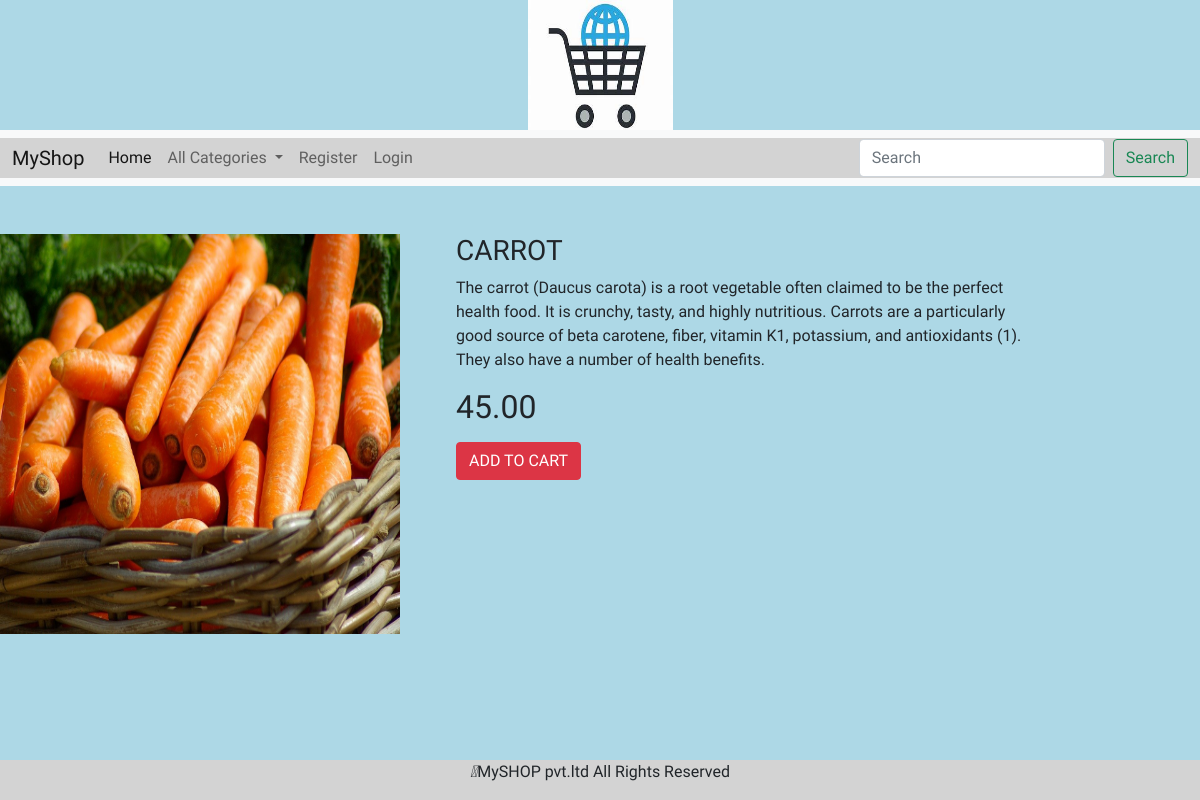
Page /details/CARROT on the committed database.
### shop/models.py (models this page shows, shortened)
class product(models.Model):
    name = models.CharField(max_length=20)
    description = models.TextField()
    image = models.ImageField(upload_to="product", null=True, blank=True)
    price=models.DecimalField(max_digits=10,decimal_places=2)
    category=models.ForeignKey(category,on_delete=models.CASCADE)
    stock=models.IntegerField()
    available=models.BooleanField(default=True)
    created=models.DateTimeField(auto_now_add=True)
    updated=models.DateTimeField(auto_now=True)

### shop/views.py (the view)
# urls.py: path('details/<c>',views.details,name="details"),
def details(request,c):
    p=product.objects.get(name=c)
    return render(request,'details.html',{'p':p})

### shop/context_processors.py (called while the page is built)
def menu_links(request):
    c=category.objects.all()
    return{'links':c}

### templates/details.html (shortened to what this page needs)
{%extends 'base.html' %}
{% block content %}
<div class="row">
    <div class="col-sm-4 me-5">
        <img src="{{p.image.url}}" height="400px" width="400px">
    </div>
    <div class="col-sm-6 me-5">
        <h3>{{p.name}}</h3>
        <p class="mt-2 lh-base">{{p.description}}</p>
        <h2 class="mt-2">{{p.price}}</h2>
        <a  href="{% url 'cart:addtocart' p.name%}" class=" btn btn-danger mt-2">ADD TO CART</a>
    </div></div>
{% endblock %}

### static/css/style.css (style rules this page uses)
body { background-color:lightblue; font-family: 'Coustard', serif; }

### rows in the picture
product: image (picture), name "CARROT", description "The carrot (Daucus carota) is a root vegetable often claimed to be the perfect health food. It is crunchy, tasty, and highly nutritious. Carrots are a particularly good source of beta carotene, fiber, vitamin K1, potassium, and antioxidants (1). They also have a number of health benefits.", price "45.00"
